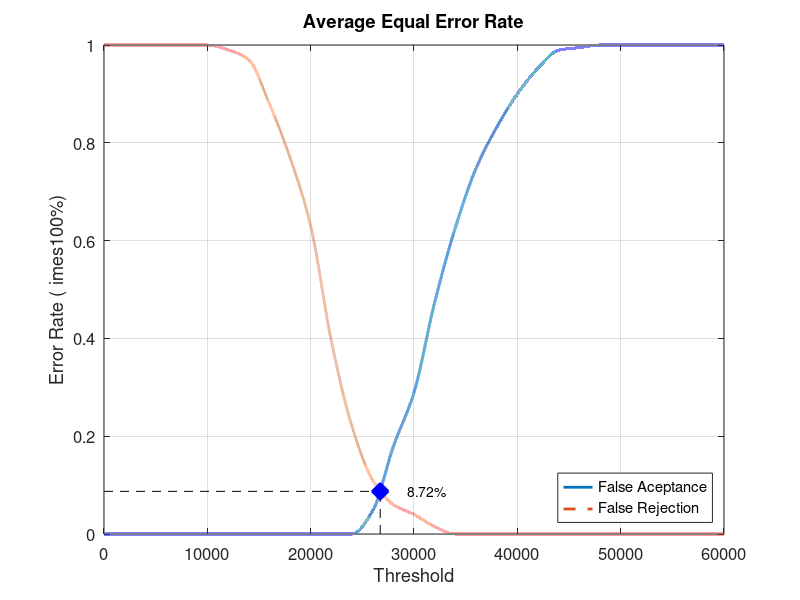
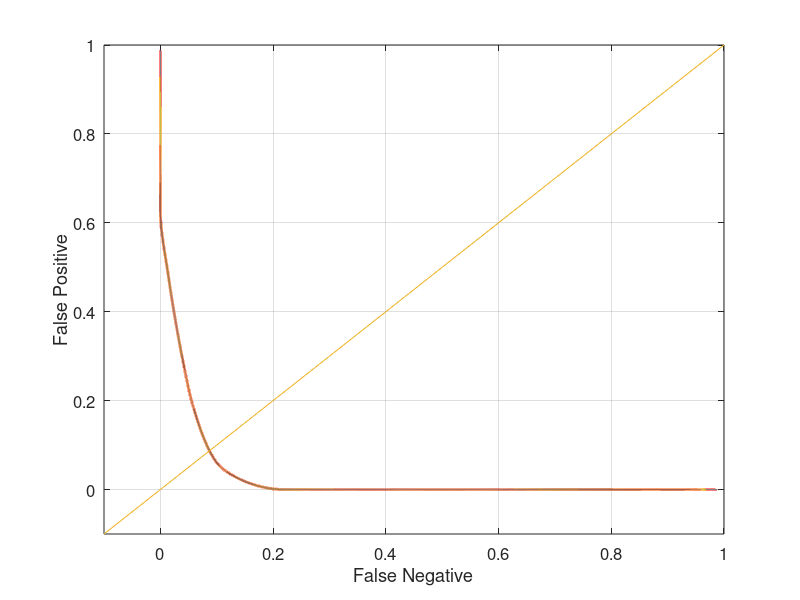

Reproduce these figures in MATLAB, in order.
close all;
clear;
clc;
x = 0:2000:60000;
xq = 0:0.5:60000;

y0 = [0 0 0 0 0 0 0 0 0 0 0 0 0 0.0473684 0.178947 0.289474 0.473684 0.626316 0.747368 0.831579 0.9 0.952632 0.989474 0.994737 1 1 1 1 1 1 1]
yy0 = interp1(x, y0, xq, 'pchip');
y1 = [1 1 1 1 1 1 0.99 0.97 0.88 0.77 0.63 0.395 0.22 0.11 0.06 0.04 0.015 0 0 0 0 0 0 0 0 0 0 0 0 0 0]
yy1 = interp1(x, y1, xq, 'pchip');

% Calculating EER: 
y2 = abs(y0 - y1);
find(y2 == min(y2))
yy2 = abs(yy0 - yy1);
xEER = find(yy2 == min(yy2));
xEERIndex = xq(xEER) % X-axis EER
yEER = yy0(xEER) % Y-axis EER

main = figure
plot(xq, yy0,'-','LineWidth', 2);	hold on
plot(xq, yy1,'--','LineWidth', 2);	hold on
plot([xEERIndex xEERIndex], [0 yEER], 'k--');	hold on
plot([0 xEERIndex], [yEER yEER], 'k--');	hold on
plot(xEERIndex, yEER, 'bx', 'LineWidth', 10);	hold on
text(xEERIndex + 10 * xEERIndex / 100, yEER, [num2str(round((10000 * yEER)) / 100) '%'])
legend('False Aceptance', 'False Rejection', 'Location', 'SouthEast')
xlabel('Threshold')
ylabel('Error Rate (	imes100%)')
title('Average Equal Error Rate')
set(gca, 'FontSize', 12)
axis([0 60000 0 1])
grid on

print(main, 'Database5_2Main', '-dpng');
FNRxFPR = figure('Color', [1 1 1]);
plot(yy1, yy0, '-', yy1, yy0, 'LineWidth', 2);
hold on
y = -0.1:0.1:1
plot(y, y); 
set(gca, 'FontSize', 12)
xlabel('False Negative')
ylabel('False Positive')
axis([-0.1 1 -0.1 1])
set(gca, 'FontSize', 12)
grid on

print(FNRxFPR, 'Database5_2FNRxFPR','-dpng');
